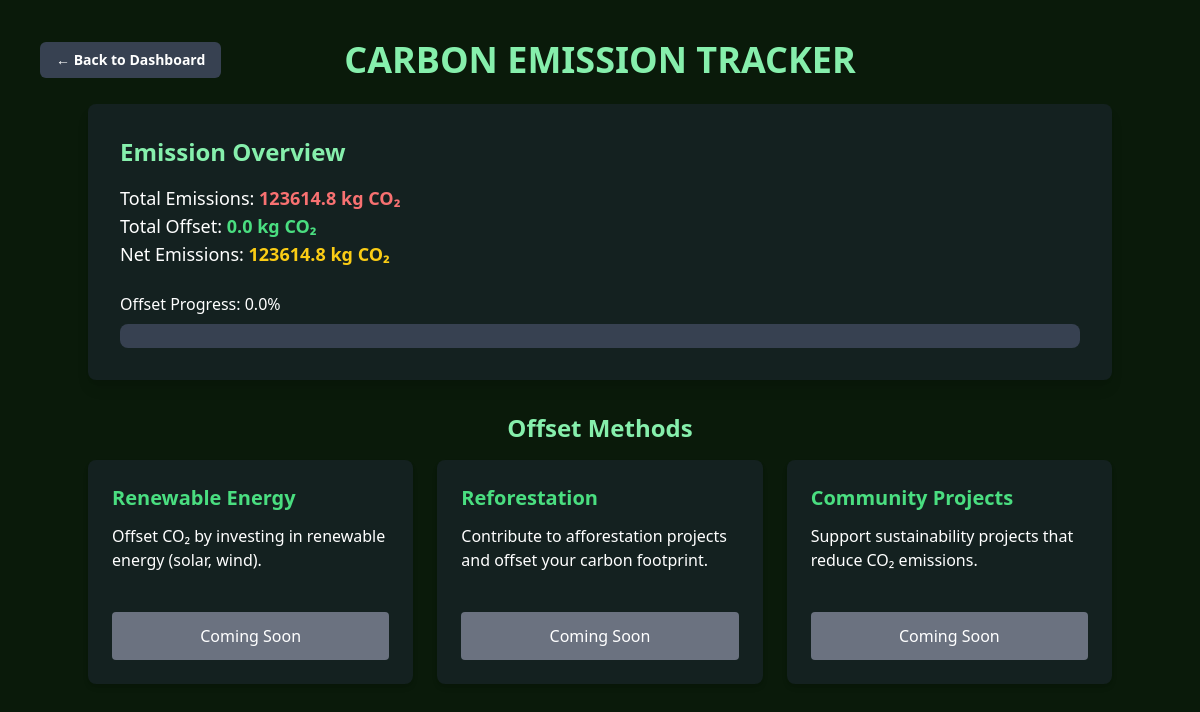
The app's page /offset-emissions (signed in), older data.
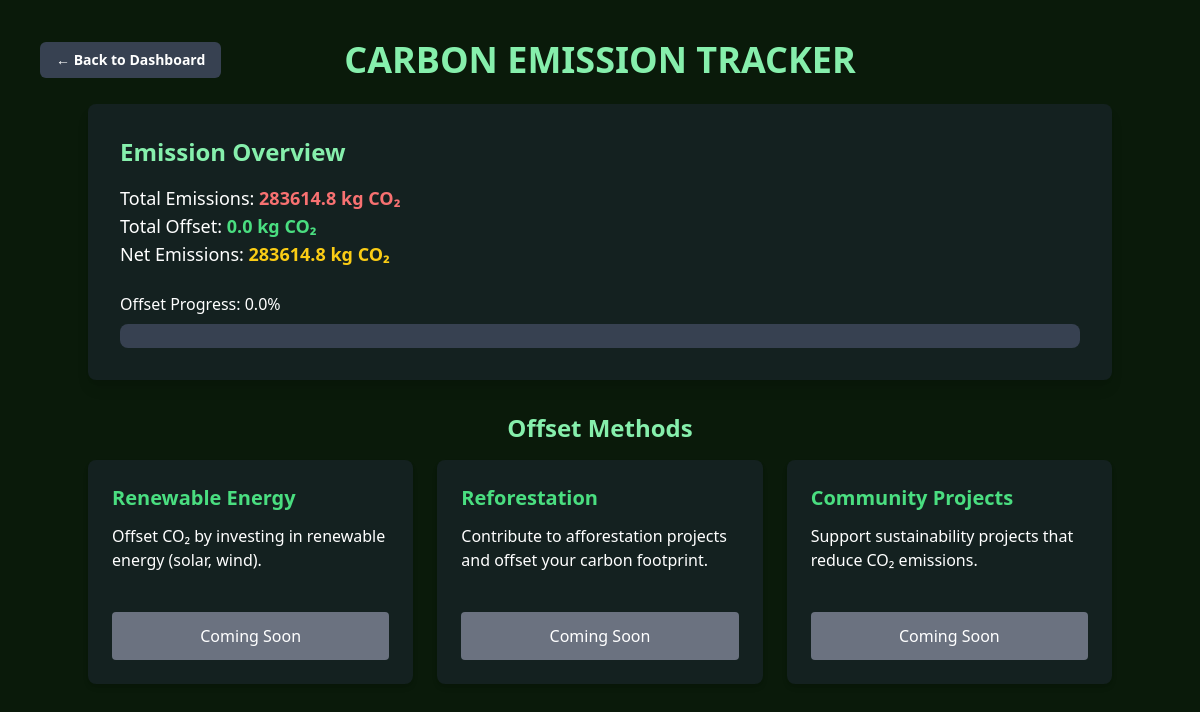
The same page, newer data.
### app.py (models this page shows)
class User(db.Model, UserMixin):
    id = db.Column(db.Integer, primary_key=True)
    name = db.Column(db.String(35), unique=True, nullable=False)
    email = db.Column(db.String(35), unique=True, nullable=False)
    password = db.Column(db.String(200), nullable=False)
    total_emission = db.Column(db.Float, default=0.0)
    green_score = db.Column(db.Float, nullable=False, default=100.0)
    total_offset = db.Column(db.Float, default=0.0)
    net_emission = db.Column(db.Float, default=0.0)
    badges = db.Column(db.String(200), default="")
    def update_emission_and_score(self):
        self.total_offset = sum(offset.amount for offset in self.offsets)
        self.net_emission = max(0, self.total_emission - self.total_offset)
        self.green_score = max(0, 100 - (self.net_emission / 1000) * 100)
        db.session.commit()

### app.py (the view)
@app.route('/offset-emissions')
@login_required
def offset_emissions():
    current_user.update_emission_and_score()
    progress = min(100, (current_user.total_offset / current_user.total_emission) * 100) if current_user.total_emission > 0 else 0
    return render_template('offset-emissions.html',
                           total_emission=current_user.total_emission,
                           total_offset=current_user.total_offset,
                           net_emission=current_user.net_emission,
                           progress=progress)

### app.py (called while the page is built)
@login_manager.user_loader
def load_user(user_id):
    return User.query.get(int(user_id))

### templates/offset-emissions.html (shortened to what this page needs)
<!DOCTYPE html>
<html lang="en">
<head>
    <script src="https://cdn.tailwindcss.com"></script>
</head>
<body class="bg-[#0a1a0a] text-white flex flex-col items-center p-10 min-h-screen">
    <div class="w-full max-w-5xl flex items-center mb-6">
        <a href="/dashboard" class="bg-gray-700 text-white font-bold px-4 py-2 rounded-md hover:bg-gray-900 transition text-sm absolute left-0 ml-10">
            ← Back to Dashboard
        </a>
        <h1 class="text-4xl font-bold text-green-300 uppercase mx-auto">Carbon Emission Tracker</h1>
    </div>
    <div class="bg-gray-800 bg-opacity-50 rounded-lg p-8 mb-8 w-full max-w-5xl shadow-lg">
        <h2 class="text-2xl font-semibold mb-4 text-green-300">Emission Overview</h2>
        <p class="text-lg">Total Emissions: <strong class="text-red-400">{{ total_emission }} kg CO₂</strong></p>
        <p class="text-lg">Total Offset: <strong class="text-green-400">{{ total_offset }} kg CO₂</strong></p>
        <p class="text-lg">Net Emissions: <strong class="text-yellow-400">{{ net_emission }} kg CO₂</strong></p>
        <div class="mt-6">
            <label class="text-md font-medium">Offset Progress: {{ progress }}%</label>
            <div class="w-full h-6 bg-gray-700 rounded-lg mt-2 overflow-hidden">
            </div>
        </div>
    </div>
    <h2 class="text-2xl font-semibold mb-4 text-green-300">Offset Methods</h2>
    <div class="grid grid-cols-3 gap-6 w-full max-w-5xl">
        <div class="bg-gray-800 bg-opacity-50 rounded-lg p-6 shadow-md flex flex-col justify-between h-56">
            <h3 class="text-xl font-semibold text-green-400">Renewable Energy</h3>
            <p class="text-md mt-3">Offset CO₂ by investing in renewable energy (solar, wind).</p>
            <a href="/offset/renewable" class="mt-auto bg-gray-500 text-white py-3 px-5 rounded w-full text-center font-medium cursor-not-allowed">
                Coming Soon
            </a>
        </div>
        <div class="bg-gray-800 bg-opacity-50 rounded-lg p-6 shadow-md flex flex-col justify-between h-56">
            <h3 class="text-xl font-semibold text-green-400">Reforestation</h3>
            <p class="text-md mt-3">Contribute to afforestation projects and offset your carbon footprint.</p>
            <a href="/offset/afforestation" class="mt-auto bg-gray-500 text-white py-3 px-5 rounded w-full text-center font-medium cursor-not-allowed">
                Coming Soon
            </a>
        </div>
        <div class="bg-gray-800 bg-opacity-50 rounded-lg p-6 shadow-md flex flex-col justify-between h-56">
            <h3 class="text-xl font-semibold text-green-400">Community Projects</h3>
            <p class="text-md mt-3">Support sustainability projects that reduce CO₂ emissions.</p>
            <a href="/offset/community" class="mt-auto bg-gray-500 text-white py-3 px-5 rounded w-full text-center font-medium cursor-not-allowed">
                Coming Soon
            </a>
        </div>
    </div>
</body>
</html>

Row changes from the older to the newer data that the page shows:
changed User: total_emission "123614.8" → "283614.8"; net_emission "123614.8" → "283614.8"
